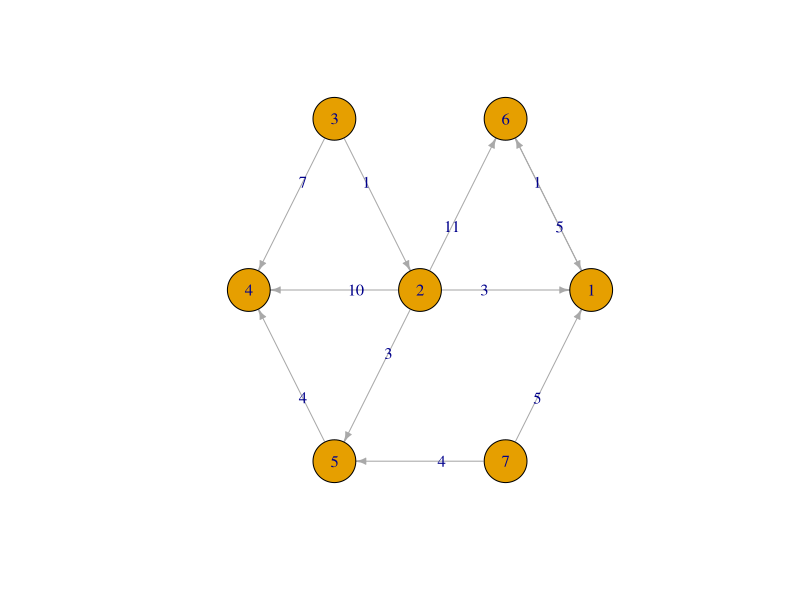

Write R code to recreate this figure.
## ---- chunk 1
knitr::opts_chunk$set(echo = TRUE, #  codes are shown By default
                      warning = FALSE) # Warnings are not shown 
                      #message = FALSE, # Messages are not shown 
                      #cache = TRUE,
                      #out.width = "90%")  
## ---- chunk 2
library(igraph)
## ---- chunk 3

dijkstra <- function(graph_DataFrame, start_node){

  #assertions

  if(is.element(F,graph_DataFrame[[3]] >0)==TRUE){
    return(cat("\nWarning! - Edge's weight must be postive to apply Dijkstra"))}

  stopifnot(is.data.frame(graph_DataFrame) && ncol(graph_DataFrame) == 3)
  stopifnot(colnames(graph_DataFrame) == c("from", "to", "weight"))

  stopifnot((is.numeric(graph_DataFrame[[1]]) && is.numeric(graph_DataFrame[[2]]))||(is.character(graph_DataFrame[[1]]) && is.character(graph_DataFrame[[2]])))
  stopifnot((is.numeric(start_node)||is.character(start_node))&& length(start_node) == 1 && is.element(start_node, graph_DataFrame[[1]]))

  # to make it universal, changing graph_DataFrame nodes to numeric
  if(is.character(graph_DataFrame[[1]]) && is.character(graph_DataFrame[[2]])==TRUE){
    graph_DataFrame[ , 1] <- ifelse(is.numeric(graph_DataFrame[ ,1]), graph_DataFrame[ ,1], lapply(graph_DataFrame[1], as.numeric))
    graph_DataFrame[ , 2] <- ifelse(is.numeric(graph_DataFrame[ ,2]), graph_DataFrame[ ,2], lapply(graph_DataFrame[2], as.numeric))
    start_node <- as.numeric(start_node)
  }

  # Vector of nodes to check
  checkNode <- sort(unique(append(graph_DataFrame[ ,1],graph_DataFrame[ ,2])))

  # Vector holds predecessor of each node, o for the start_node and nodes that we ca not
  # visit from start_node

  parentNode <- rep(NA,length(checkNode))

  # Vector which holds distances to initial node
  distanceNode<-  rep(Inf, length(checkNode))
  names(distanceNode) <- checkNode


  distanceNode[start_node] <- 0
  while(length(checkNode) > 0){
    #find node with lowest distance from node to check

    nodeDistanceToCheck <- distanceNode[names(distanceNode) %in% checkNode]
    node <- nodeDistanceToCheck[which.min(nodeDistanceToCheck)]

    # extracting edges to be checked

    nodeEdges <- graph_DataFrame[which(graph_DataFrame[ ,1] == names(node)), ]

    # apply distances to distance vector

    if(nrow(nodeEdges) > 0){ # to avoid wells

    for (i in 1:nrow(nodeEdges)) {
      if(distanceNode[nodeEdges[i, 2]] > node + nodeEdges[i, 3]){
        distanceNode[nodeEdges[i, 2]] <- node + nodeEdges[i, 3]

        parentNode[as.integer(nodeEdges[i,2])] = as.numeric(names(node))

      }
     }
    }

    #removing current node from list of nodes to be checked

    checkNode <- checkNode[ -which(checkNode == names(node))]
  }

  solution <- list()
  solution$distance <- unname(distanceNode)
  solution$path  <- parentNode
  return(solution)
}

## ---- chunk 4
vertices <- 1:7
from_ <- c(3, 3, 2, 2, 2, 2, 6, 1, 7, 7, 5)
to_   <- c(4, 2, 4, 5, 6, 1, 1, 6, 1, 5, 4)  
# --- Input avec Data Frame
edges <- data.frame(from   = from_,
                    to     = to_,
                    weight = c(7, 1, 10, 3, 11, 3, 1, 5, 5, 4, 4)) 
# --- pour le graph
coords <- matrix(c(2, 2,
                   4, 0, 
                   6, 2, 
                   8, 0, 
                   6, -2, 
                   2, -2,
                   0, 0), byrow = TRUE, ncol = 2)
g <- graph_from_data_frame(edges, 
                           directed = TRUE)
plot(g, 
     edge.label=E(g)$weight, 
     edge.label.cex=1, 
     vertex.size = 25, 
     edge.arrow.size = 0.5, 
     layout = coords)

## ---- chunk 5
dijkstra(edges,3)

